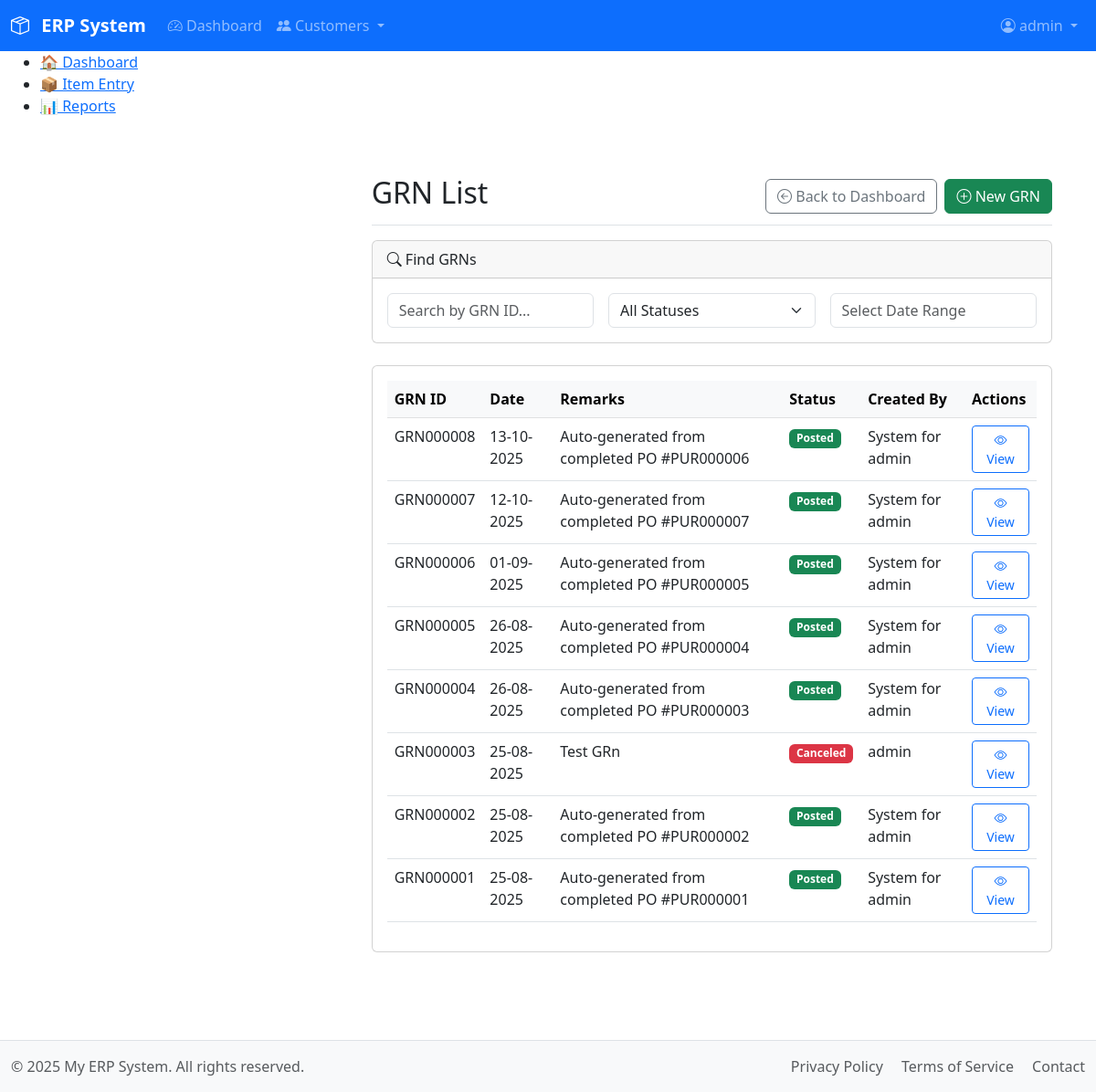
The app's page /modules/purchase/list_grns.php (signed in), older data.
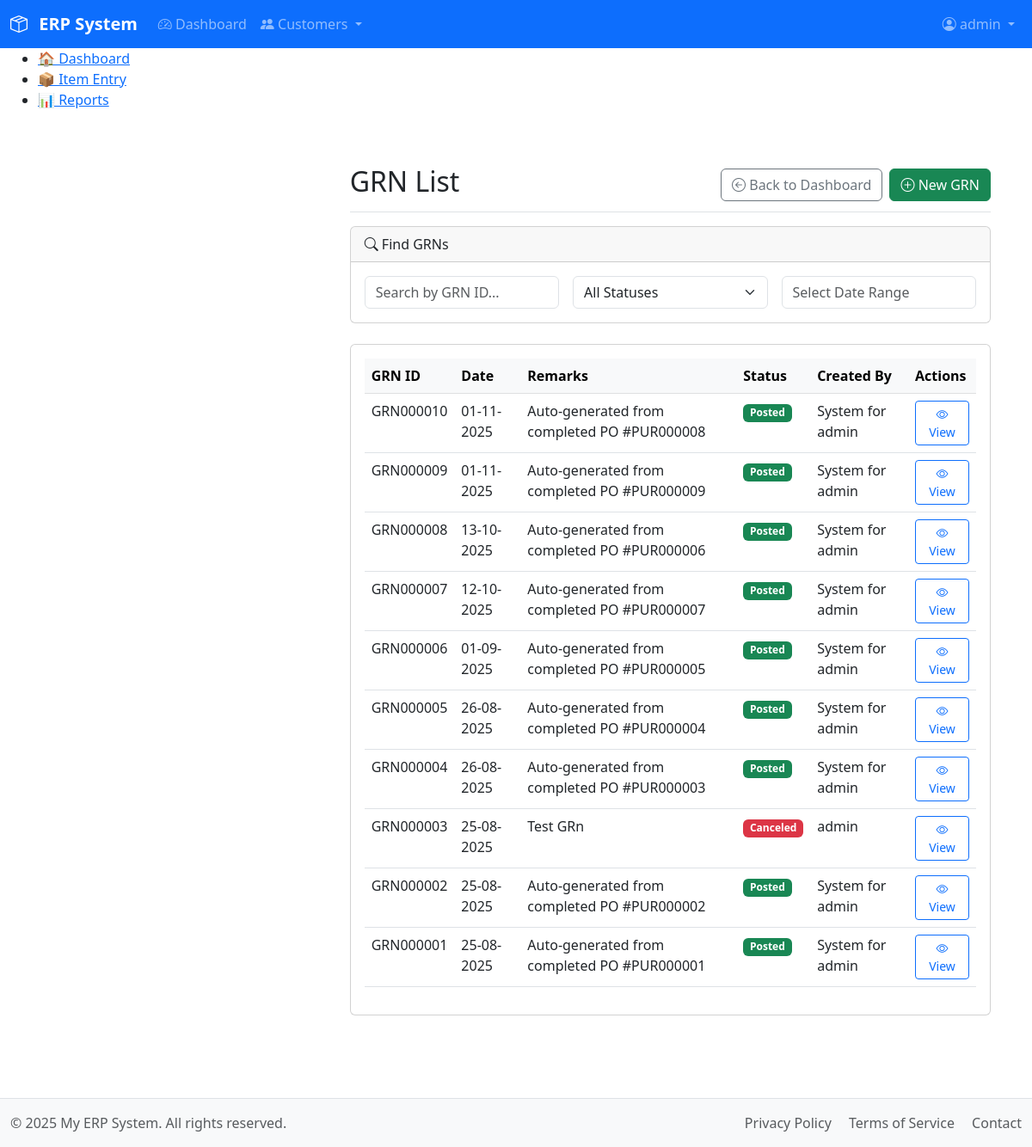
The same page, newer data.
### tables this page shows
CREATE TABLE `grn` (
  `grn_id` varchar(10) NOT NULL,
  `grn_date` date NOT NULL,
  `status` enum('Posted','Canceled') NOT NULL DEFAULT 'Posted',
  `remarks` text DEFAULT NULL,
  `created_at` timestamp NOT NULL DEFAULT current_timestamp(),
  `created_by` int(11) DEFAULT NULL,
  `created_by_name` varchar(50) DEFAULT NULL,
  PRIMARY KEY (`grn_id`)
);

### includes/functions.php (called while the page is built, shortened)
<?php
function search_grns($filters = []) {
    $db = db();
    $sql = "
        SELECT
            g.grn_id,
            g.grn_date,
            g.remarks,
            g.created_by_name,
            g.status -- ADDED: Select the new status column
        FROM grn g
        WHERE 1=1
    ";
    $sql .= " ORDER BY g.grn_date DESC, g.grn_id DESC";
    $stmt = $db->prepare($sql);
    $stmt->execute();
    $result = $stmt->get_result();
    return $result ? $result->fetch_all(MYSQLI_ASSOC) : [];
}

### modules/purchase/list_grns.php (the view, shortened to what this page needs)
<?php
require_once __DIR__ . '/../../includes/functions.php';
$initial_grns = search_grns();
require_once __DIR__ . '/../../includes/header.php';
?>
<div class="container-fluid">
    <div class="row">
        <?php require_once __DIR__ . '/../../includes/sidebar.php'; ?>
        <main class="col-md-9 ms-sm-auto col-lg-10 px-md-4">
            <div class="d-flex justify-content-between flex-wrap flex-md-nowrap align-items-center pt-3 pb-2 mb-3 border-bottom">
                <h1 class="h2">GRN List</h1>
                <div class="btn-toolbar mb-2 mb-md-0">
                    <a href="/index.php" class="btn btn-outline-secondary me-2">
                        <i class="bi bi-arrow-left-circle"></i> Back to Dashboard
                    </a>
                    <a href="/modules/purchase/entry_grn.php" class="btn btn-success">
                        <i class="bi bi-plus-circle"></i> New GRN
                    </a>
                </div>
            </div>
            <div class="card mb-4">
                <div class="card-header"><i class="bi bi-search"></i> Find GRNs</div>
                <div class="card-body">
                    <form id="grnSearchForm" class="row gx-3 gy-2 align-items-center">
                        <div class="col-md-4">
                            <input type="text" class="form-control" id="search_grn_id" placeholder="Search by GRN ID...">
                        </div>
                        <div class="col-md-4">
                            <select id="search_status" class="form-select">
                                <option value="">All Statuses</option>
                            </select>
                        </div>
                        <div class="col-md-4">
                            <input type="text" class="form-control" id="search_date_range" placeholder="Select Date Range">
                        </div>
                    </form>
                </div>
            </div>
            <div class="card">
                <div class="card-body">
                    <div class="table-responsive">
                        <table class="table table-hover">
                            <thead class="table-light">
                                <tr>
                                    <th>GRN ID</th>
                                    <th>Date</th>
                                    <th>Remarks</th>
                                    <th>Status</th>
                                    <th>Created By</th>
                                    <th>Actions</th>
                                </tr>
                            </thead>
                            <tbody id="grnListTableBody">
                                <?php if (empty($initial_grns)): ?>
                                    <tr><td colspan="6" class="text-center text-muted">No GRNs found.</td></tr>
                                <?php else: ?>
                                    <?php foreach ($initial_grns as $grn): ?>
                                        <tr>
                                            <td><?= htmlspecialchars($grn['grn_id']) ?></td>
                                            <td><?= htmlspecialchars(date("d-m-Y", strtotime($grn['grn_date']))) ?></td>
                                            <td><?= htmlspecialchars($grn['remarks']) ?></td>
                                            <td>
                                                <span class="badge bg-<?= $grn['status'] == 'Posted' ? 'success' : 'danger' ?>">
                                                    <?= htmlspecialchars($grn['status']) ?>
                                                </span>
                                            </td>
                                            <td><?= htmlspecialchars($grn['created_by_name']) ?></td>
                                            <td>
                                                <a href="/modules/purchase/entry_grn.php?grn_id=<?= htmlspecialchars($grn['grn_id']) ?>" class="btn btn-sm btn-outline-primary">
                                                    <i class="bi bi-eye"></i> View
                                                </a>
                                            </td>
                                        </tr>
                                    <?php endforeach; ?>
                                <?php endif; ?>
                            </tbody>
                        </table>
                    </div>
                </div>
            </div>
        </main>
    </div>
</div>
<?php require_once __DIR__ . '/../../includes/footer.php'; ?>

Row changes from the older to the newer data that the page shows:
added grn: grn_id "GRN000010", grn_date "01-11-2025", remarks "Auto-generated from completed PO #PUR000008", status "Posted", created_by_name "System for admin"
added grn: grn_id "GRN000009", grn_date "01-11-2025", remarks "Auto-generated from completed PO #PUR000009", status "Posted", created_by_name "System for admin"
